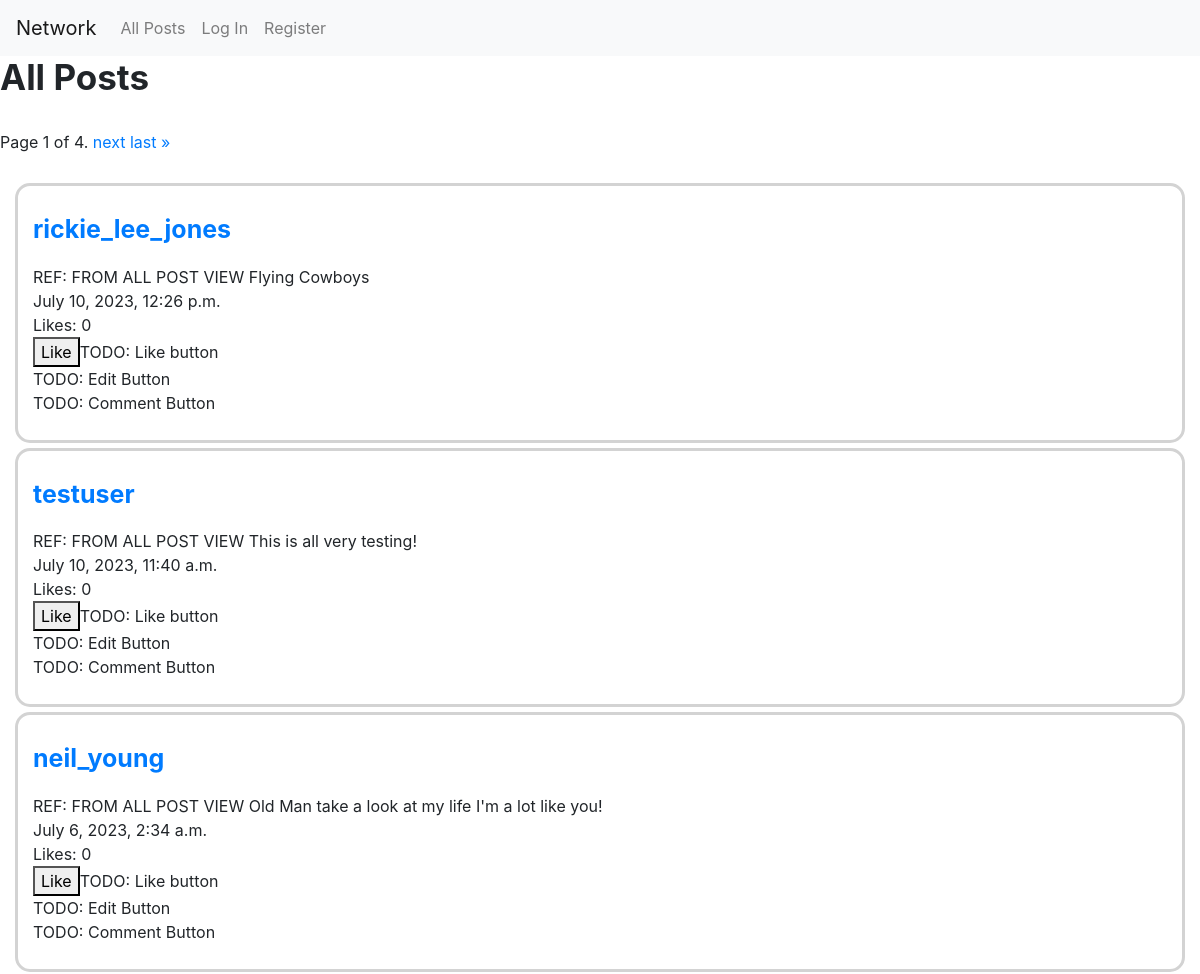
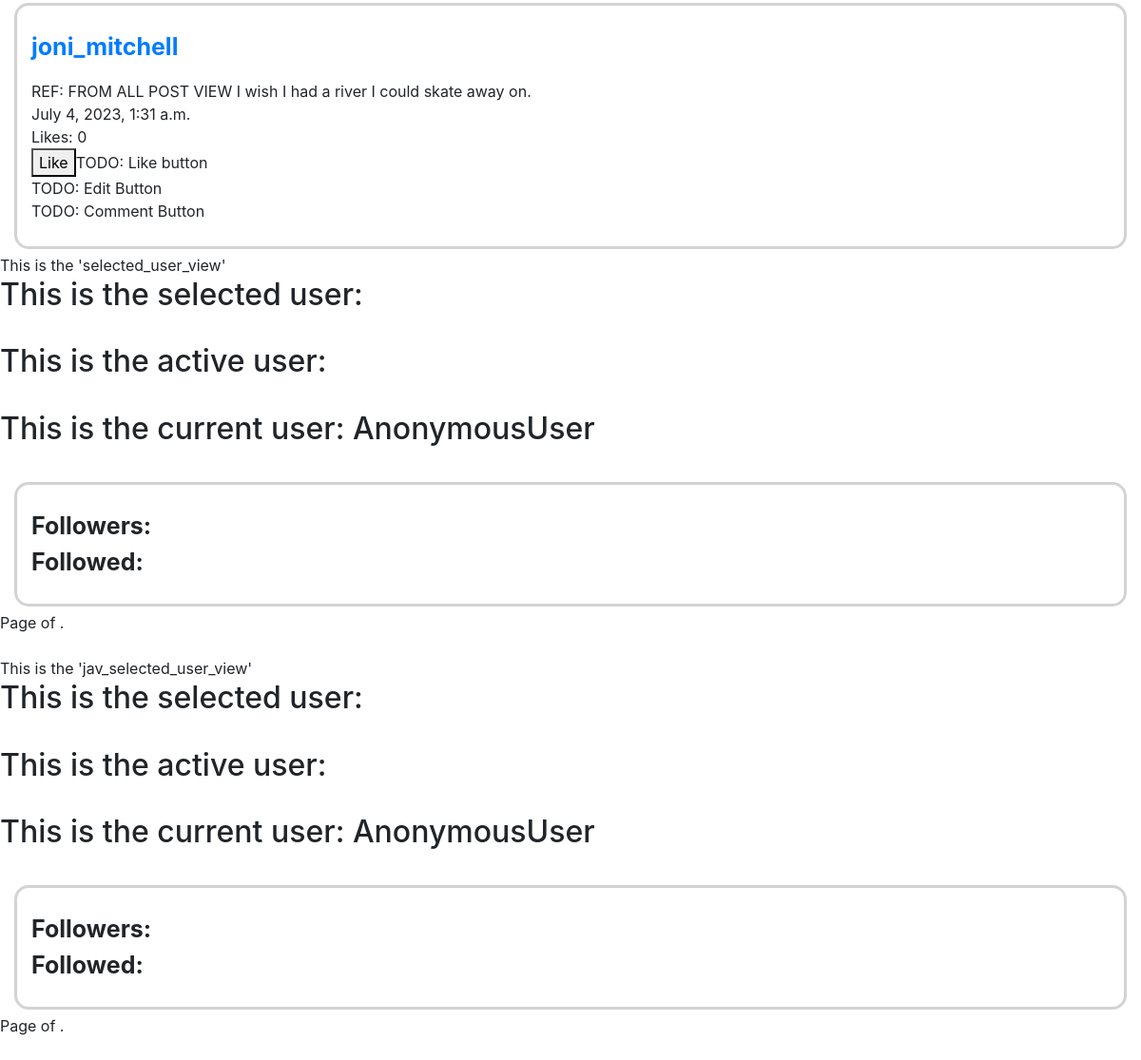
The page / on the database its author committed (2 pictures, top to bottom).
### network/models.py (models this page shows, shortened)
class Post(models.Model):
    content = models.CharField(max_length=128)
    user = models.ForeignKey(User, on_delete=models.CASCADE, related_name="user")
    likes = models.IntegerField(default=0)
    timestamp = models.DateTimeField(auto_now_add=True)

class User(AbstractUser):
    followed_by_user = models.IntegerField(default=0)
    followers_of_user = models.IntegerField(default=0)
    def __str__(self):
        return f"{self.username}"

### network/views.py (the view)
# urls.py: path("", views.index, name="index"),
def index(request, request_name=None):
    if (request_name == None):
        print("Name = None")
    else:
        print("Name from request: ", request_name)
    current_user = request.user
    if request.method == "POST":
        post_content = request.POST["post_content"]
        post = Post(content=post_content, user=current_user)
        post.save()
        return HttpResponseRedirect(reverse("index"))
    else:
        if request.user.is_authenticated:
          if (request_name == None):
            print("Name = None") #print test, can delete
            active_user = User.objects.get(username=current_user)
            active_user_posts = Post.objects.filter(user=active_user.id).order_by("-timestamp")
            paginator_active_user = Paginator(active_user_posts, 2)
            page_number = request.GET.get('page')
            page_obj_active_user = paginator_active_user.get_page(page_number)
            posts = Post.objects.all().order_by("-timestamp")
            paginator = Paginator(posts, 4)
            page_number = request.GET.get('page')
            page_obj = paginator.get_page(page_number)
            return render(request, "network/index.html",
            { "page_obj" : page_obj,
            "current_user" : current_user, #get rid of if user has it's own path
            "page_obj_active_user": page_obj_active_user,
            "active_user": active_user,
                })
          else:
            print(request_name)  #print test, can delete
            selected_user = User.objects.get(username=request_name)
            print("selected user: ", selected_user)
            selected_user_posts = Post.objects.filter(user=selected_user.id).order_by("-timestamp")
            paginator_selected_user = Paginator(selected_user_posts, 2)
            page_number = request.GET.get('page')
            page_obj_selected_user = paginator_selected_user.get_page(page_number)
            return render(request, "network/index.html",
            {"current_user" : current_user, #get rid of if user has it's own path
            "page_obj_selected_user": page_obj_selected_user,
            "selected_user": selected_user})
        else:
          print("NOZE")
          posts = Post.objects.all().order_by("-timestamp")
          paginator = Paginator(posts, 4)
          page_number = request.GET.get('page')
          page_obj = paginator.get_page(page_number)
          return render(request, "network/index.html",
            {"page_obj" : page_obj,
            "current_user" : current_user, })

### network/templates/network/index.html (shortened to what this page needs)
{% extends "network/layout.html" %}
{% load static %}
{% block body %}
    <div id="all_post-view">
    <h3 style="font-size: 35px";><strong>All Posts</strong></h3>
    <br>
        <div class="pagination">
          <span class="step-links">
            <span class="current">
              Page {{ page_obj.number }} of {{ page_obj.paginator.num_pages }}.
            </span>
            {% if page_obj.has_next %}
              <a href="?page={{ page_obj.next_page_number }}">next</a>
              <a href="?page={{ page_obj.paginator.num_pages }}">last &raquo;</a>
            {% endif %}
          </span>
        </div><br>
        {% for p in page_obj %}
          <div class="post_style">
            <p id="userlink" class="user_post" name="user_name" data-name="{{p.user}}" style="font-size:25px; font-weight: bold ;">
              <a href="{% url 'index_selecteduser' p.user %}">{{p.user}}</a>
            </p>
            REF: FROM ALL POST VIEW
            {{p.content}}<br>
            {{p.timestamp}}<br>
            Likes: {{p.likes}}<br>
            <button>Like</button>TODO: Like button<br>
            TODO: Edit Button<br>
            TODO: Comment Button
            <br>
          </div>
        {% endfor %}
    </div>
    <div id="selected_user_view">
    This is the 'selected_user_view'
    <h2>This is the selected user: {{selected_user}}</h2><br>
    <h2>This is the active user: {{active_user}}</h2><br>
    <h2>This is the current user: {{current_user}}</h2><br>
    <p class="post_style" >
      <strong style="font-size:25px;">Followers:</strong> {{ selected_user.followers_of_user }}<br>
      <strong style="font-size:25px;">Followed: </strong> {{ selected_user.followed_by_user }} <br>
    </p>
    <div class="pagination">
      <span class="step-links">
      <span class="current">
        Page {{ page_obj_selected_user.number }} of {{ page_obj_selected_user.paginator.num_pages }}.
      </span>
      </span>
    </div><br>
</div>
<div id="jav_selected_user_view">
    This is the 'jav_selected_user_view'
    <h2>This is the selected user: {{selected_user}}</h2><br>
    <h2>This is the active user: {{active_user}}</h2><br>
    <h2>This is the current user: {{current_user}}</h2><br>
    <p class="post_style" >
      <strong style="font-size:25px;">Followers:</strong> {{ selected_user.followers_of_user }}<br>
      <strong style="font-size:25px;">Followed: </strong> {{ selected_user.followed_by_user }} <br>
    </p>
    <div class="pagination">
      <span class="step-links">
      <span class="current">
        Page {{ page_obj_selected_user.number }} of {{ page_obj_selected_user.paginator.num_pages }}.
      </span>
      </span>
    </div><br>
</div>
{% endblock %}

### network/static/network/styles.css (style rules this page uses)
.post_style { border-color: lightgrey; border-radius:15px; border-style: solid; margin: 5px 15px 5px 15px; padding:25px 15px 25px 15px; }

### rows shown on the page
Post: user "rickie_lee_jones", content "Flying Cowboys", timestamp "July 10, 2023, 12:26 p.m.", likes "0"
Post: user "testuser", content "This is all very testing!", timestamp "July 10, 2023, 11:40 a.m.", likes "0"
Post: user "neil_young", content "Old Man take a look at my life I'm a lot like you!", timestamp "July 6, 2023, 2:34 a.m.", likes "0"
Post: user "joni_mitchell", content "I wish I had a river I could skate away on.", timestamp "July 4, 2023, 1:31 a.m.", likes "0"

### other values the page prints
{{ page_obj.number }} "1"
{{ page_obj.paginator.num_pages }} "4"
{{ current_user }} "AnonymousUser"
